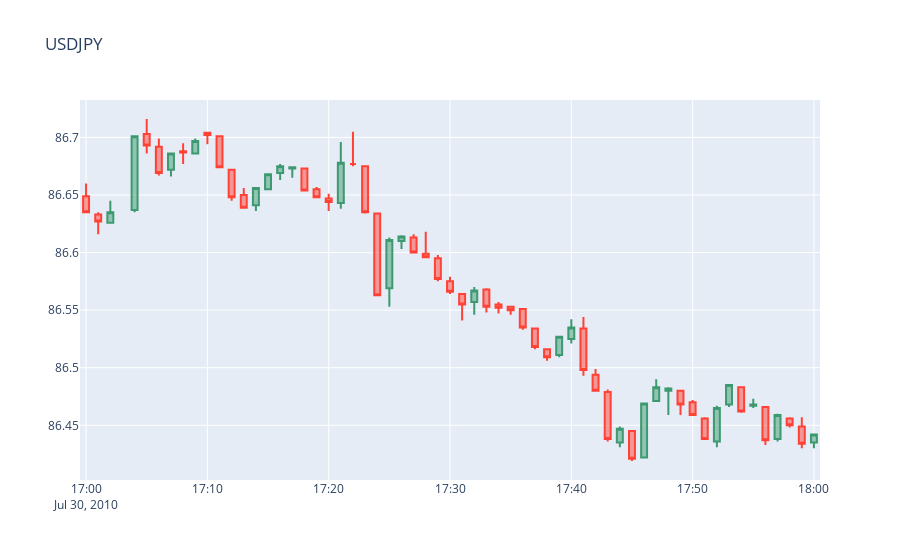

This figure's notebook cell:
### Markdown cell above
El precio inicia a la baja con un open de 105.34, pero en la media hora previa al indicador el precio tiene una disminución llegando a un close price de 105.09. Después del indicador tiene un ligero aumento y cierra a los 30 minutos con un close price de 105.19.

### Code cell
m.gv2
